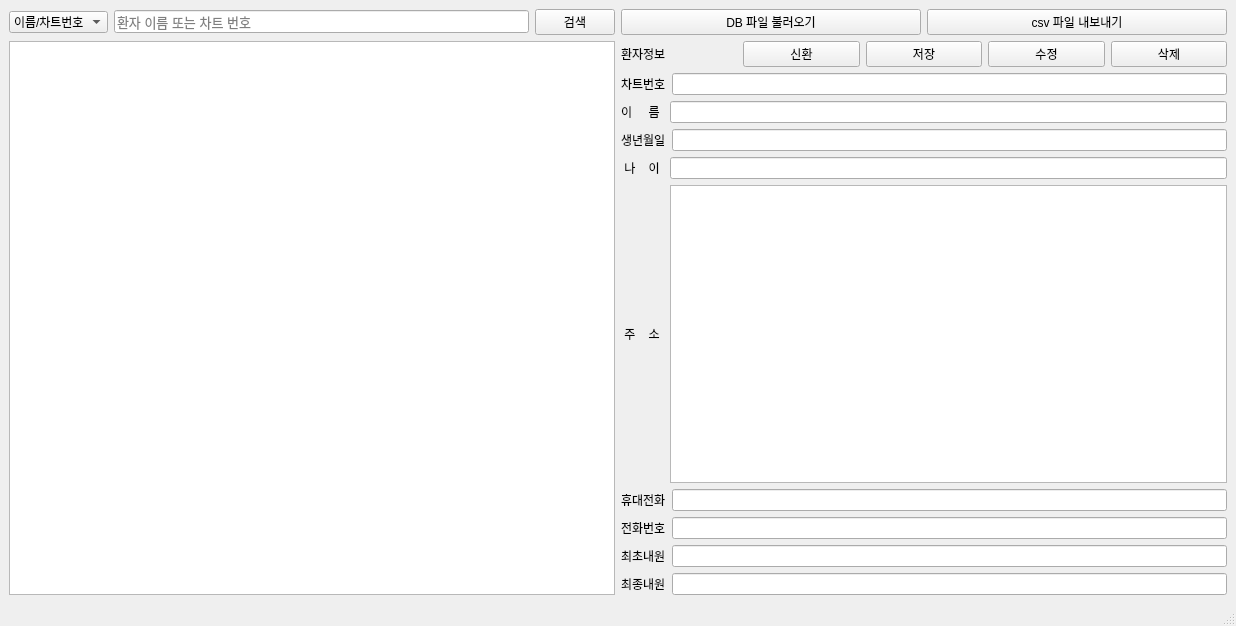
<?xml version="1.0" encoding="UTF-8"?>
<ui version="4.0">
 <class>MainWindow</class>
 <widget class="QMainWindow" name="MainWindow">
  <property name="geometry">
   <rect>
    <x>0</x>
    <y>0</y>
    <width>1236</width>
    <height>626</height>
   </rect>
  </property>
  <property name="contextMenuPolicy">
   <enum>Qt::DefaultContextMenu</enum>
  </property>
  <property name="windowTitle">
   <string>MainWindow</string>
  </property>
  <widget class="QWidget" name="centralwidget">
   <property name="styleSheet">
    <string notr="true"/>
   </property>
   <layout class="QGridLayout" name="gridLayout">
    <item row="0" column="0">
     <layout class="QVBoxLayout" name="verticalLayout_5"/>
    </item>
    <item row="1" column="1">
     <layout class="QHBoxLayout" name="horizontalLayout_10">
      <item>
       <layout class="QVBoxLayout" name="verticalLayout_7">
        <item>
         <layout class="QHBoxLayout" name="horizontalLayout_15">
          <item>
           <widget class="QComboBox" name="comboBox">
            <item>
             <property name="text">
              <string>이름/차트번호</string>
             </property>
            </item>
            <item>
             <property name="text">
              <string>환자이름</string>
             </property>
            </item>
            <item>
             <property name="text">
              <string>차트번호</string>
             </property>
            </item>
            <item>
             <property name="text">
              <string>휴대전화</string>
             </property>
            </item>
            <item>
             <property name="text">
              <string>전화번호</string>
             </property>
            </item>
           </widget>
          </item>
          <item>
           <widget class="QLineEdit" name="lineEdit_search">
            <property name="font">
             <font>
              <pointsize>10</pointsize>
             </font>
            </property>
            <property name="cursor">
             <cursorShape>IBeamCursor</cursorShape>
            </property>
            <property name="focusPolicy">
             <enum>Qt::ClickFocus</enum>
            </property>
            <property name="autoFillBackground">
             <bool>false</bool>
            </property>
            <property name="text">
             <string/>
            </property>
            <property name="frame">
             <bool>true</bool>
            </property>
            <property name="dragEnabled">
             <bool>false</bool>
            </property>
            <property name="placeholderText">
             <string>환자 이름 또는 차트 번호</string>
            </property>
            <property name="clearButtonEnabled">
             <bool>true</bool>
            </property>
           </widget>
          </item>
          <item>
           <widget class="QPushButton" name="pushButton_search_3">
            <property name="text">
             <string>검색</string>
            </property>
           </widget>
          </item>
         </layout>
        </item>
        <item>
         <widget class="QTableView" name="tableView">
          <property name="dragDropMode">
           <enum>QAbstractItemView::NoDragDrop</enum>
          </property>
          <property name="alternatingRowColors">
           <bool>true</bool>
          </property>
          <property name="selectionMode">
           <enum>QAbstractItemView::ExtendedSelection</enum>
          </property>
          <property name="selectionBehavior">
           <enum>QAbstractItemView::SelectRows</enum>
          </property>
          <property name="textElideMode">
           <enum>Qt::ElideRight</enum>
          </property>
          <property name="verticalScrollMode">
           <enum>QAbstractItemView::ScrollPerPixel</enum>
          </property>
          <property name="horizontalScrollMode">
           <enum>QAbstractItemView::ScrollPerPixel</enum>
          </property>
          <property name="sortingEnabled">
           <bool>true</bool>
          </property>
          <attribute name="horizontalHeaderCascadingSectionResizes">
           <bool>false</bool>
          </attribute>
          <attribute name="horizontalHeaderStretchLastSection">
           <bool>false</bool>
          </attribute>
         </widget>
        </item>
       </layout>
      </item>
      <item>
       <layout class="QVBoxLayout" name="verticalLayout_6">
        <item>
         <layout class="QHBoxLayout" name="horizontalLayout_2">
          <item>
           <widget class="QPushButton" name="pushButton_Load_DB">
            <property name="styleSheet">
             <string notr="true">/*QPushButton {
    background-color: rgb(255, 255, 255);
    border: 1px solid black;
}
</string>
            </property>
            <property name="text">
             <string>DB 파일 불러오기</string>
            </property>
           </widget>
          </item>
          <item>
           <widget class="QPushButton" name="pushButton_exportCSV">
            <property name="styleSheet">
             <string notr="true">/*QPushButton {
    background-color: rgb(255, 255, 255);
    border: 1px solid black;
}
</string>
            </property>
            <property name="text">
             <string>csv 파일 내보내기</string>
            </property>
           </widget>
          </item>
         </layout>
        </item>
        <item>
         <layout class="QHBoxLayout" name="horizontalLayout">
          <item>
           <widget class="QLabel" name="label_2">
            <property name="styleSheet">
             <string notr="true">/*QLabel {
   
    color :  rgb(255, 255, 255);
}</string>
            </property>
            <property name="text">
             <string>환자정보</string>
            </property>
           </widget>
          </item>
          <item>
           <widget class="QPushButton" name="pushButton_newpatient">
            <property name="styleSheet">
             <string notr="true">/*QPushButton {
    background-color: rgb(255, 255, 255);
    border: 1px solid black;
}
</string>
            </property>
            <property name="text">
             <string>신환</string>
            </property>
           </widget>
          </item>
          <item>
           <widget class="QPushButton" name="pushButton_save">
            <property name="styleSheet">
             <string notr="true">/*QPushButton {
    background-color: rgb(255, 255, 255);
    border: 1px solid black;
}
</string>
            </property>
            <property name="text">
             <string>저장</string>
            </property>
           </widget>
          </item>
          <item>
           <widget class="QPushButton" name="pushButton_Edit">
            <property name="styleSheet">
             <string notr="true">/*QPushButton {
    background-color: rgb(255, 255, 255);
    border: 1px solid black;
}
</string>
            </property>
            <property name="text">
             <string>수정</string>
            </property>
           </widget>
          </item>
          <item>
           <widget class="QPushButton" name="pushButton_delete">
            <property name="styleSheet">
             <string notr="true">/*QPushButton {
    background-color: rgb(255, 255, 255);
    border: 1px solid black;
}
</string>
            </property>
            <property name="text">
             <string>삭제</string>
            </property>
           </widget>
          </item>
         </layout>
        </item>
        <item>
         <layout class="QVBoxLayout" name="verticalLayout">
          <item>
           <layout class="QHBoxLayout" name="horizontalLayout_12">
            <item>
             <widget class="QLabel" name="label_pntuid">
              <property name="enabled">
               <bool>true</bool>
              </property>
              <property name="text">
               <string>차트번호</string>
              </property>
             </widget>
            </item>
            <item>
             <widget class="QLineEdit" name="lineEdit_pntuid">
              <property name="enabled">
               <bool>true</bool>
              </property>
              <property name="styleSheet">
               <string notr="true">/*
QLineEdit {
   
    border: 2px solid rgb(0, 0, 77);
}</string>
              </property>
              <property name="readOnly">
               <bool>true</bool>
              </property>
             </widget>
            </item>
           </layout>
          </item>
          <item>
           <layout class="QHBoxLayout" name="horizontalLayout_11">
            <item>
             <widget class="QLabel" name="label_pntname">
              <property name="text">
               <string>이     름 </string>
              </property>
             </widget>
            </item>
            <item>
             <widget class="QLineEdit" name="lineEdit_pntname">
              <property name="styleSheet">
               <string notr="true">/*QLineEdit {
   
    border: 2px solid rgb(0, 0, 77);
}</string>
              </property>
             </widget>
            </item>
           </layout>
          </item>
          <item>
           <layout class="QHBoxLayout" name="horizontalLayout_9">
            <item>
             <widget class="QLabel" name="label_birthdate">
              <property name="text">
               <string>생년월일</string>
              </property>
             </widget>
            </item>
            <item>
             <widget class="QLineEdit" name="lineEdit_birthdate">
              <property name="styleSheet">
               <string notr="true">/*QLineEdit {
   
    border: 2px solid rgb(0, 0, 77);
}</string>
              </property>
             </widget>
            </item>
           </layout>
          </item>
          <item>
           <layout class="QHBoxLayout" name="horizontalLayout_8">
            <item>
             <widget class="QLabel" name="label_age">
              <property name="text">
               <string> 나    이 </string>
              </property>
             </widget>
            </item>
            <item>
             <widget class="QLineEdit" name="lineEdit_age">
              <property name="styleSheet">
               <string notr="true">/*QLineEdit {
   
    border: 2px solid rgb(0, 0, 77);
}</string>
              </property>
              <property name="readOnly">
               <bool>true</bool>
              </property>
             </widget>
            </item>
           </layout>
          </item>
          <item>
           <layout class="QHBoxLayout" name="horizontalLayout_7">
            <item>
             <widget class="QLabel" name="label_adrr">
              <property name="text">
               <string> 주    소 </string>
              </property>
             </widget>
            </item>
            <item>
             <widget class="QTextEdit" name="textEdit_adrr">
              <property name="enabled">
               <bool>true</bool>
              </property>
              <property name="styleSheet">
               <string notr="true">/*QTextEdit {
   
    border: 2px solid rgb(0, 0, 77);
}</string>
              </property>
             </widget>
            </item>
           </layout>
          </item>
          <item>
           <layout class="QHBoxLayout" name="horizontalLayout_6">
            <item>
             <widget class="QLabel" name="label_hpno">
              <property name="text">
               <string>휴대전화</string>
              </property>
             </widget>
            </item>
            <item>
             <widget class="QLineEdit" name="lineEdit_hpno">
              <property name="styleSheet">
               <string notr="true">/*QLineEdit {
   
    border: 2px solid rgb(0, 0, 77);
}</string>
              </property>
             </widget>
            </item>
           </layout>
          </item>
          <item>
           <layout class="QHBoxLayout" name="horizontalLayout_5">
            <item>
             <widget class="QLabel" name="label_hometel">
              <property name="text">
               <string>전화번호</string>
              </property>
             </widget>
            </item>
            <item>
             <widget class="QLineEdit" name="lineEdit_hometel">
              <property name="styleSheet">
               <string notr="true">/*QLineEdit {
   
    border: 2px solid rgb(0, 0, 77);
}</string>
              </property>
             </widget>
            </item>
           </layout>
          </item>
          <item>
           <layout class="QHBoxLayout" name="horizontalLayout_4">
            <item>
             <widget class="QLabel" name="label_FirstVisitDate">
              <property name="text">
               <string>최초내원</string>
              </property>
             </widget>
            </item>
            <item>
             <widget class="QLineEdit" name="lineEdit_FirstVisitDate">
              <property name="styleSheet">
               <string notr="true">/*QLineEdit {
   
    border: 2px solid rgb(0, 0, 77);
}</string>
              </property>
             </widget>
            </item>
           </layout>
          </item>
          <item>
           <layout class="QHBoxLayout" name="horizontalLayout_3">
            <item>
             <widget class="QLabel" name="label_LastVisitDate">
              <property name="text">
               <string>최종내원</string>
              </property>
             </widget>
            </item>
            <item>
             <widget class="QLineEdit" name="lineEdit_LastVisitDate">
              <property name="styleSheet">
               <string notr="true">/*QLineEdit {
   
    border: 2px solid rgb(0, 0, 77);
}</string>
              </property>
             </widget>
            </item>
           </layout>
          </item>
         </layout>
        </item>
       </layout>
      </item>
     </layout>
    </item>
   </layout>
   <widget class="QWidget" name="">
    <property name="geometry">
     <rect>
      <x>0</x>
      <y>0</y>
      <width>2</width>
      <height>2</height>
     </rect>
    </property>
    <layout class="QVBoxLayout" name="verticalLayout_2"/>
   </widget>
   <widget class="QWidget" name="">
    <property name="geometry">
     <rect>
      <x>0</x>
      <y>0</y>
      <width>2</width>
      <height>2</height>
     </rect>
    </property>
    <layout class="QVBoxLayout" name="verticalLayout_3"/>
   </widget>
   <widget class="QWidget" name="">
    <property name="geometry">
     <rect>
      <x>0</x>
      <y>0</y>
      <width>2</width>
      <height>2</height>
     </rect>
    </property>
    <layout class="QVBoxLayout" name="verticalLayout_4"/>
   </widget>
  </widget>
  <widget class="QMenuBar" name="menubar">
   <property name="geometry">
    <rect>
     <x>0</x>
     <y>0</y>
     <width>1236</width>
     <height>22</height>
    </rect>
   </property>
  </widget>
  <widget class="QStatusBar" name="statusbar">
   <property name="autoFillBackground">
    <bool>true</bool>
   </property>
   <property name="sizeGripEnabled">
    <bool>true</bool>
   </property>
  </widget>
 </widget>
 <resources/>
 <connections/>
</ui>
